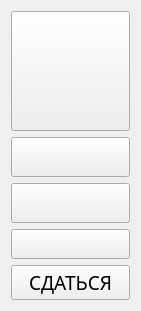
   <widget class="QWidget" name="verticalLayoutWidget_2">
    <property name="geometry">
     <rect>
      <x>1370</x>
      <y>490</y>
      <width>141</width>
      <height>311</height>
     </rect>
    </property>
    <layout class="QVBoxLayout" name="verticalLayout_2">
     <property name="sizeConstraint">
      <enum>QLayout::SetDefaultConstraint</enum>
     </property>
     <item>
      <widget class="QPushButton" name="rollButton">
       <property name="sizePolicy">
        <sizepolicy hsizetype="Preferred" vsizetype="Preferred">
         <horstretch>0</horstretch>
         <verstretch>0</verstretch>
        </sizepolicy>
       </property>
       <property name="maximumSize">
        <size>
         <width>16777215</width>
         <height>151</height>
        </size>
       </property>
       <property name="text">
        <string/>
       </property>
      </widget>
     </item>
     <item>
      <widget class="QPushButton" name="finishButton">
       <property name="sizePolicy">
        <sizepolicy hsizetype="Minimum" vsizetype="Fixed">
         <horstretch>0</horstretch>
         <verstretch>0</verstretch>
        </sizepolicy>
       </property>
       <property name="minimumSize">
        <size>
         <width>0</width>
         <height>40</height>
        </size>
       </property>
       <property name="text">
        <string/>
       </property>
      </widget>
     </item>
     <item>
      <widget class="QPushButton" name="rerollButton">
       <property name="minimumSize">
        <size>
         <width>0</width>
         <height>40</height>
        </size>
       </property>
       <property name="sizeIncrement">
        <size>
         <width>0</width>
         <height>40</height>
        </size>
       </property>
       <property name="text">
        <string/>
       </property>
      </widget>
     </item>
     <item>
      <widget class="QPushButton" name="aboutButton">
       <property name="sizePolicy">
        <sizepolicy hsizetype="Preferred" vsizetype="Fixed">
         <horstretch>0</horstretch>
         <verstretch>0</verstretch>
        </sizepolicy>
       </property>
       <property name="minimumSize">
        <size>
         <width>30</width>
         <height>30</height>
        </size>
       </property>
       <property name="text">
        <string/>
       </property>
      </widget>
     </item>
     <item>
      <widget class="QPushButton" name="forfeitButton">
       <property name="font">
        <font>
         <family>KabelCTT Medium</family>
         <pointsize>14</pointsize>
        </font>
       </property>
       <property name="text">
        <string>СДАТЬСЯ</string>
       </property>
      </widget>
     </item>
    </layout>
   </widget>
